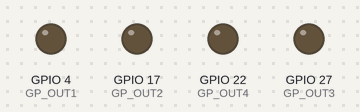
A program run on a simulated Raspberry Pi (BCM pin numbers). Parts: output pins drawn as LEDs (lit = HIGH). What the program prints to the terminal is not drawn.

Above: at 0.2 s.
At 1.0 s:
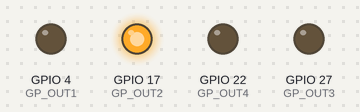
At 1.8 s:
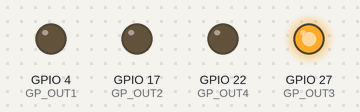
At 3.8 s:
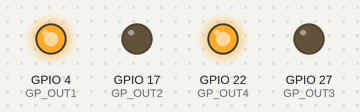
At 7.2 s:
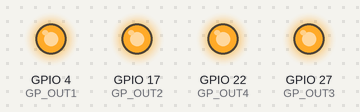
At 10.6 s:
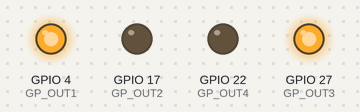
Timing chart, 0 to 10.9 s (numbered marks = the images above):
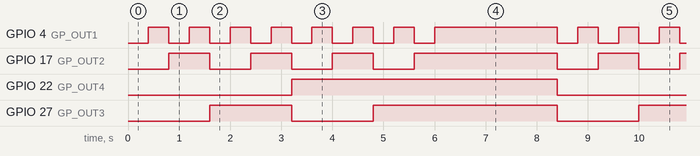

Measured:
- by itself, GPIO 4 (GP_OUT1): repeats every 8.4 s: 6 × (LOW 0.40 s, HIGH 0.40 s), LOW 0.40 s, HIGH 2.4 s, LOW 0.40 s, HIGH 0.40 s
- by itself, GPIO 17 (GP_OUT2): repeats every 8.4 s: 2 × (LOW 0.80 s, HIGH 0.80 s), LOW 0.80 s, HIGH 2.8 s, LOW 0.80 s, HIGH 0.80 s
- by itself, GPIO 22 (GP_OUT4): alternates HIGH for 5.2 s and LOW for 3.2 s
- by itself, GPIO 27 (GP_OUT3): repeats every 8.4 s: LOW 1.6 s, HIGH 3.6 s, LOW 1.6 s, HIGH 1.6 s

The program:

binary_conter.py
```python
# -*- coding: utf-8 -*-

import time
import RPi.GPIO as GPIO

# GPIO pin number
GP_OUT1 = 4
GP_OUT2 = 17
GP_OUT3 = 27
GP_OUT4 = 22

def init_gpio():
  print("Initialize GPIO\n")
  # Use GPIO pin num
  GPIO.setmode(GPIO.BCM)
  # Output
  GPIO.setup(GP_OUT1, GPIO.OUT)
  GPIO.output(GP_OUT1, False)
  GPIO.setup(GP_OUT2, GPIO.OUT)
  GPIO.output(GP_OUT2, False)
  GPIO.setup(GP_OUT3, GPIO.OUT)
  GPIO.output(GP_OUT3, False)
  GPIO.setup(GP_OUT4, GPIO.OUT)
  GPIO.output(GP_OUT4, False)

def counter():
  for num in range(16):
    #print(num)
    led_on(num)
    time.sleep(0.4)

def led_on(num):
  binstr = format(num, '04b')
  GPIO.output(GP_OUT4, int(binstr[0]))
  GPIO.output(GP_OUT3, int(binstr[1]))
  GPIO.output(GP_OUT2, int(binstr[2]))
  GPIO.output(GP_OUT1, int(binstr[3]))
  #print("{0} {1} {2} {3}".format(binstr[0], binstr[1], binstr[2], binstr[3]))


init_gpio()
try:
  print("Start binary counter ....")
  while True:
    counter()
    time.sleep(2.0)
except:
  print("Quit")
finally:
  print("Clean up")
  GPIO.cleanup()

print("Done")
```
